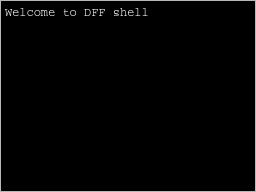
<?xml version="1.0" encoding="UTF-8"?>
<!--
DFF - An Open Source Digital Forensics Framework
Copyright (C) 2011 ArxSys

This program is free software, distributed under the terms of
the GNU General Public License Version 2. See the LICENSE file
at the top of the source tree.

See http://www.digital-forensic.org for more information about this
project. Please do not directly contact any of the maintainers of
DFF for assistance; the project provides a web site, mailing lists
and IRC channels for your use.

Author(s):
Christophe Malinge cma@digital-forensic.org
-->
<ui version="4.0">
 <class>Shell</class>
 <widget class="QTextEdit" name="Shell">
  <property name="geometry">
   <rect>
    <x>0</x>
    <y>0</y>
    <width>256</width>
    <height>192</height>
   </rect>
  </property>
  <property name="palette">
   <palette>
    <active>
     <colorrole role="Text">
      <brush brushstyle="SolidPattern">
       <color alpha="255">
        <red>255</red>
        <green>255</green>
        <blue>255</blue>
       </color>
      </brush>
     </colorrole>
     <colorrole role="Base">
      <brush brushstyle="SolidPattern">
       <color alpha="255">
        <red>0</red>
        <green>0</green>
        <blue>0</blue>
       </color>
      </brush>
     </colorrole>
    </active>
    <inactive>
     <colorrole role="Text">
      <brush brushstyle="SolidPattern">
       <color alpha="255">
        <red>255</red>
        <green>255</green>
        <blue>255</blue>
       </color>
      </brush>
     </colorrole>
     <colorrole role="Base">
      <brush brushstyle="SolidPattern">
       <color alpha="255">
        <red>0</red>
        <green>0</green>
        <blue>0</blue>
       </color>
      </brush>
     </colorrole>
    </inactive>
    <disabled>
     <colorrole role="Text">
      <brush brushstyle="SolidPattern">
       <color alpha="255">
        <red>106</red>
        <green>104</green>
        <blue>100</blue>
       </color>
      </brush>
     </colorrole>
     <colorrole role="Base">
      <brush brushstyle="SolidPattern">
       <color alpha="255">
        <red>212</red>
        <green>208</green>
        <blue>200</blue>
       </color>
      </brush>
     </colorrole>
    </disabled>
   </palette>
  </property>
  <property name="font">
   <font>
    <family>Courier</family>
    <underline>false</underline>
   </font>
  </property>
  <property name="windowTitle">
   <string>Shell</string>
  </property>
  <property name="windowIcon">
   <iconset resource="../gui.qrc">
    <normaloff>:/shell.png</normaloff>:/shell.png</iconset>
  </property>
  <property name="frameShape">
   <enum>QFrame::StyledPanel</enum>
  </property>
  <property name="frameShadow">
   <enum>QFrame::Raised</enum>
  </property>
  <property name="plainText">
   <string>Welcome to DFF shell</string>
  </property>
 </widget>
 <resources>
  <include location="../gui.qrc"/>
 </resources>
 <connections/>
</ui>
